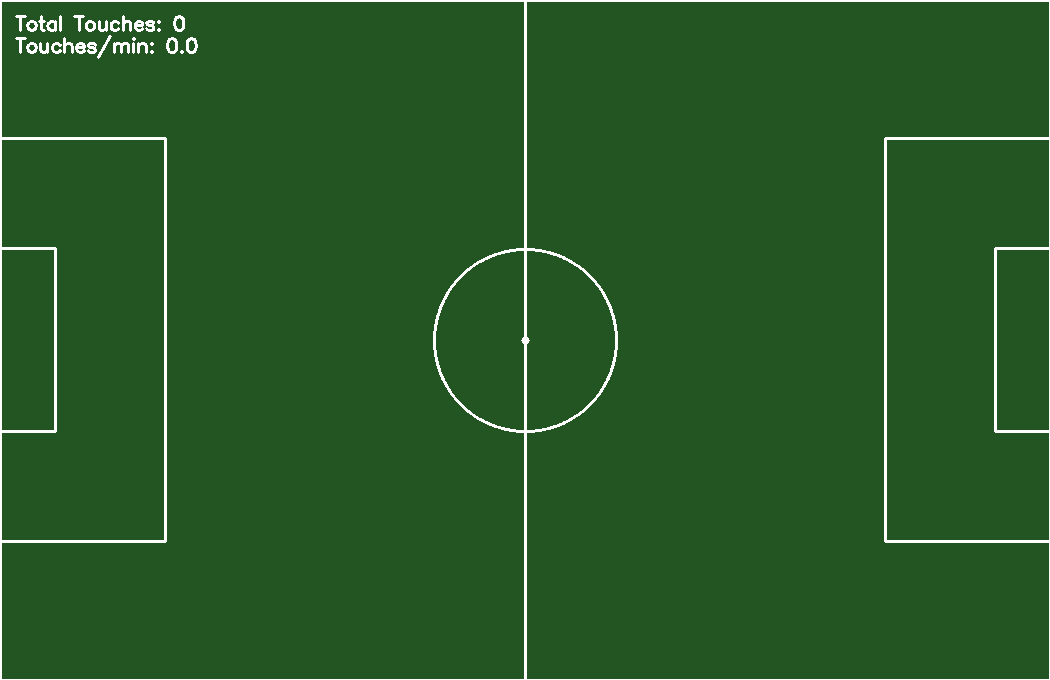
#> input picture touch_map_lamaan_test.png, 1050 x 680 px
$ python -i pitch_mask.py   (imports and definitions only)
#> lines starting #> are read from the running program, lines starting #| are printed output that depends on the picture; after the words box and inside, x2 and y2 are one past the last pixel; in counts of white or black regions, pixels touching at a corner belong together
#> further down, picture is the input picture: shape (680, 1050, 3); mean B, G, R 39.3, 89.1, 39.3
"""
Pitch-interior mask: a tight binary mask of the green football-pitch region.

Used to gate the line-mask / Hough so we don't pick up ad-board, scoreboard,
crowd, or stadium edges as fake pitch lines.

Pipeline
--------
1. HSV-gate broadly for "green-ish" pixels (loose threshold).
2. Morphological close to fill the white-line gaps inside the pitch.
3. Keep the largest connected component (the pitch itself).
4. Fill its interior holes.
5. Optionally erode a few pixels so the mask doesn't include the pitch
   boundary line that touches the ad-board.

Public API
----------
    build_pitch_mask(frame_bgr) -> np.ndarray   # uint8 {0, 255}
"""

from __future__ import annotations

from typing import Tuple

import cv2
import numpy as np


def build_pitch_mask(
    frame_bgr: np.ndarray,
    green_hsv_lo: Tuple[int, int, int] = (35, 60, 30),
    green_hsv_hi: Tuple[int, int, int] = (85, 255, 220),
    close_px: int = 0,
    erode_px: int = 5,
) -> np.ndarray:
    """
    Return a uint8 {0, 255} mask of the pitch-interior region.

    Strategy:
      1. Tight HSV green gate (high saturation required) so ad-boards with
         dim green backgrounds don't pass.
      2. Morph-close to fill in white-line gaps.
      3. Keep the largest connected component that *touches the bottom edge*
         (the pitch always reaches the bottom in broadcast football).
         This prevents stadium roof / crowd green pixels from being picked.
      4. Floodfill internal holes.
      5. Light erosion so the mask edge sits inside the pitch, not on the
         pitch-to-ad-board boundary.
    """
#> called with green_hsv_lo = (35, 60, 30), green_hsv_hi = (85, 255, 220), close_px = 0, erode_px = 5
    hsv = cv2.cvtColor(frame_bgr, cv2.COLOR_BGR2HSV)
#> hsv: shape (680, 1050, 3); mean H, S, V 58.6, 149.3, 89.1
    green = cv2.inRange(
        hsv,
        np.array(green_hsv_lo, dtype=np.uint8),
        np.array(green_hsv_hi, dtype=np.uint8),
    )
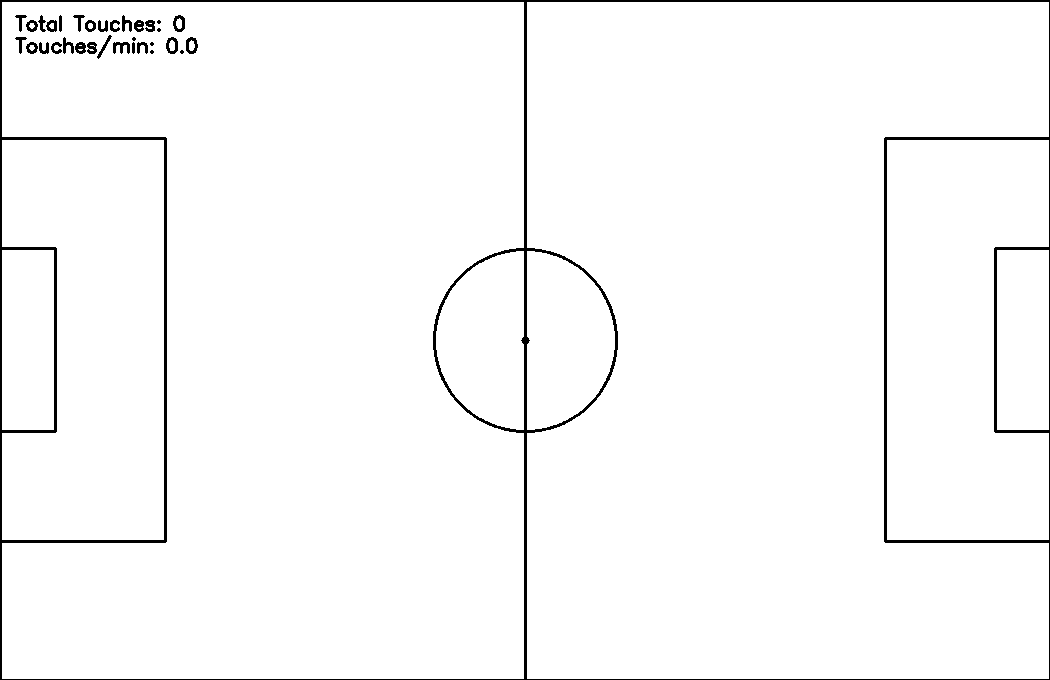
#> green: shape (680, 1050); 97.6% white; 33 black regions (6 under 20 px), largest, box (x1, y1, x2, y2) and area: (0, 0, 1050, 680) 15020, (113, 42, 130, 54) 120, (173, 15, 185, 32) 115

    # Optionally close to fill the white-line gaps inside the pitch. Keep
    # this kernel small: large kernels bridge the green ad-board banners
    # above the pitch, which we specifically want to exclude.
    if close_px > 0:
        k_close = cv2.getStructuringElement(cv2.MORPH_RECT, (close_px, close_px))
        closed = cv2.morphologyEx(green, cv2.MORPH_CLOSE, k_close)
    else:
        closed = green

    # Connected components -- pitch is the largest CC that touches bottom row.
    n_lbl, lbl, stats, _ = cv2.connectedComponentsWithStats(closed, connectivity=8)
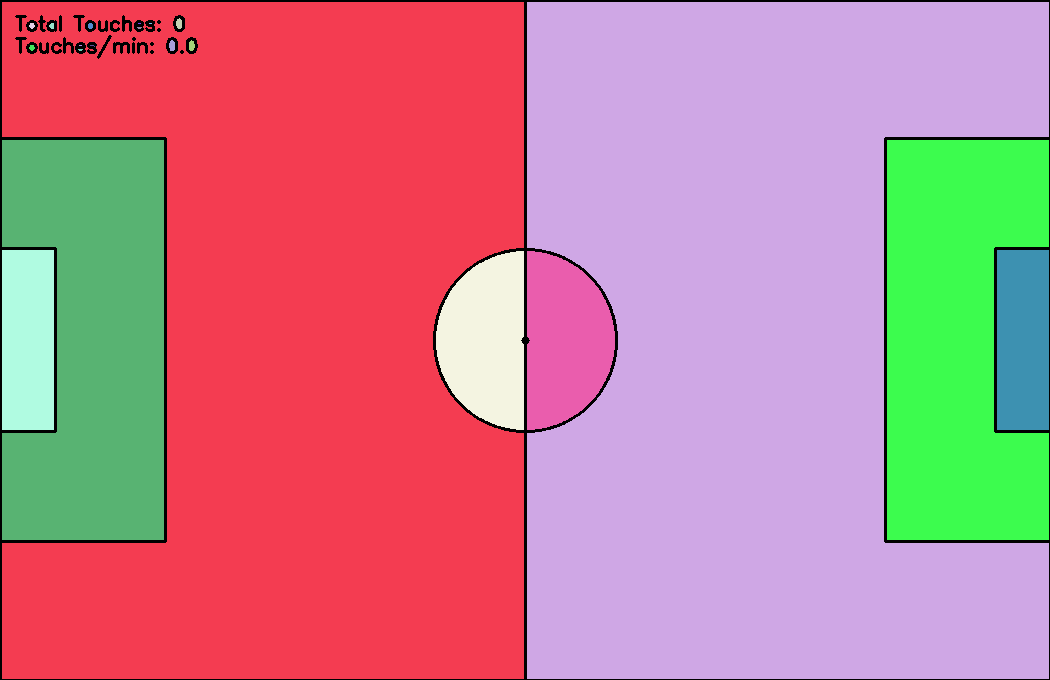
#> lbl: shape (680, 1050) int32; 22 distinct labels, from 0 to 21; one colour per label, 0 black
#> n_lbl = 22; stats = 22 rows, first 6: [0, 0, 1050, 680, 17232], [2, 2, 522, 677, 270748], [527, 2, 522, 677, 273248], [176, 18, 6, 11, 53], [29, 23, 6, 6, 26], [49, 23, 5, 6, 24]
    if n_lbl <= 1:
        return np.zeros_like(green)
    h, w = closed.shape
#> h = 680; w = 1050
    bottom_row = lbl[h - 1, :]
#> bottom_row = 1050 values from 0 to 0
    bottom_labels = np.unique(bottom_row)
#> bottom_labels = [0]
    bottom_labels = bottom_labels[bottom_labels > 0]
#> bottom_labels = empty array
    if len(bottom_labels) == 0:
        # Fallback: just largest CC overall
        areas = stats[1:, cv2.CC_STAT_AREA]
#> areas = 21 values, max 273248 at index 1, min 3 at index 6, mean 33179.4
        chosen = 1 + int(np.argmax(areas))
#> chosen = 2
    else:
        # Pick the one with the largest area among bottom-touching CCs.
        bl_areas = [(int(lab), int(stats[lab, cv2.CC_STAT_AREA]))
                    for lab in bottom_labels]
        chosen = max(bl_areas, key=lambda x: x[1])[0]
    pitch = np.where(lbl == chosen, 255, 0).astype(np.uint8)
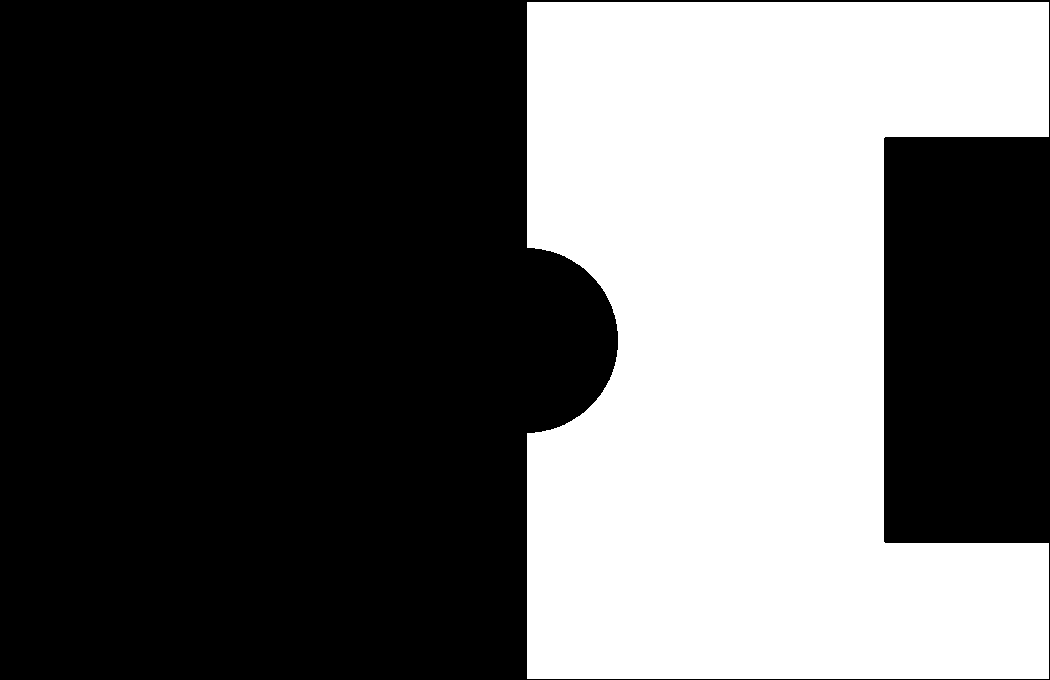
#> pitch: shape (680, 1050); 38.3% white; 1 white region, box (x1, y1, x2, y2) and area: (527, 2, 1049, 679) 273248

    # Fill interior holes via floodfill from outside.
    ff = pitch.copy()
    ff_mask = np.zeros((h + 2, w + 2), dtype=np.uint8)
    cv2.floodFill(ff, ff_mask, (0, 0), 255)
#> ff: shape (680, 1050); every value is 255
    holes = cv2.bitwise_not(ff)
#> holes: shape (680, 1050); every value is 0
    pitch = cv2.bitwise_or(pitch, holes)

    if erode_px > 0:
        k_erode = cv2.getStructuringElement(cv2.MORPH_RECT, (erode_px, erode_px))
        pitch = cv2.erode(pitch, k_erode)
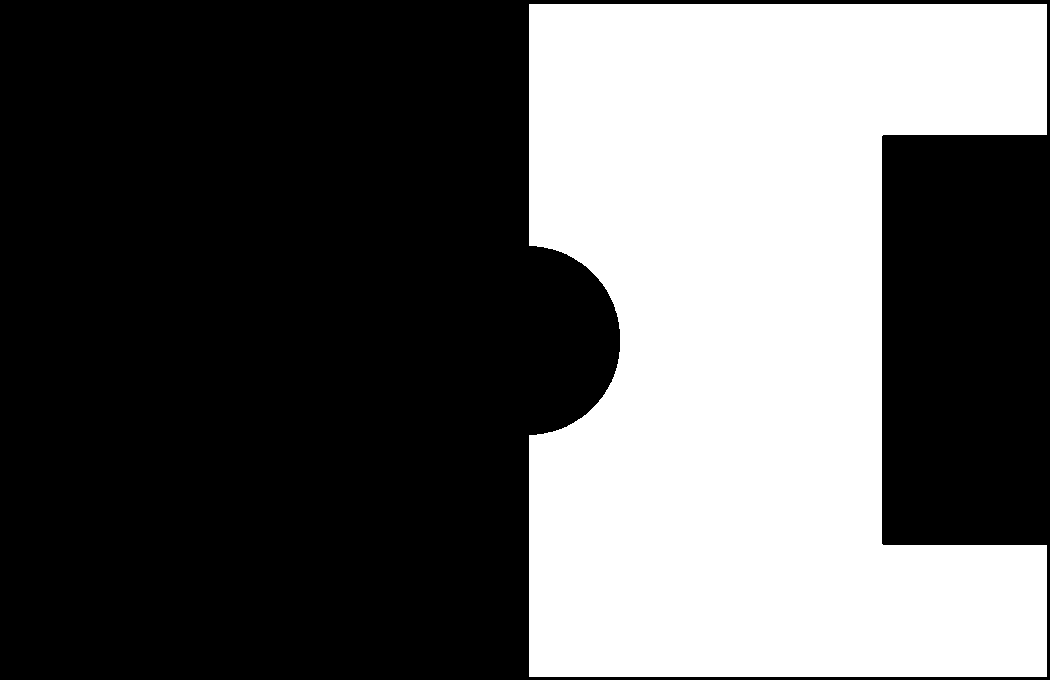
#> pitch: shape (680, 1050); 37.5% white; 1 white region, box (x1, y1, x2, y2) and area: (529, 4, 1047, 677) 267444

    return pitch

>>> import cv2
>>> picture = cv2.imread('touch_map_lamaan_test.png')
>>> result = build_pitch_mask(picture)
